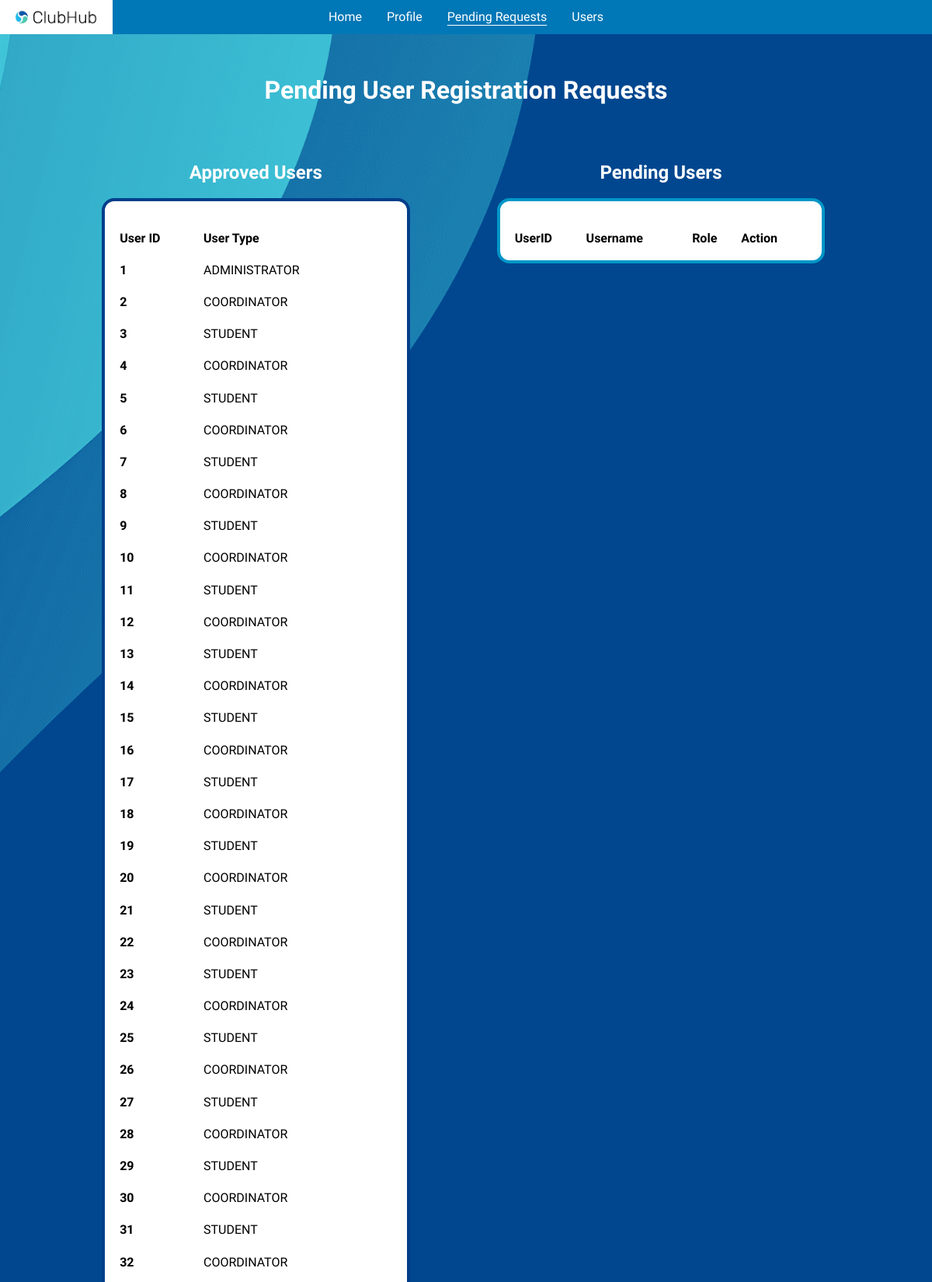
The app's page /admin/users/pending (signed in, upper part) with its own data.
### tables this page shows
CREATE TABLE login (
    user_id             INTEGER         NOT NULL,
    username            TEXT            NOT NULL,
    created             DATETIME        NOT NULL DEFAULT CURRENT_TIMESTAMP,
    updated             DATETIME        NOT NULL DEFAULT CURRENT_TIMESTAMP,
    -----------------------------------------------------------------------
    PRIMARY KEY (username),
    FOREIGN KEY (user_id) REFERENCES users(user_id)
);

CREATE TABLE users (
    user_id             INTEGER         NOT NULL,
    first_name          TEXT,
    last_name           TEXT,
    age                 INTEGER,
    email               TEXT,
    phone               TEXT,
    gender              TEXT,
    password            TEXT            NOT NULL,
    user_type           TEXT            NOT NULL CHECK (user_type IN ('STUDENT', 'COORDINATOR', 'ADMINISTRATOR')),
    approved            TEXT            NOT NULL CHECK (approved IN ('PENDING', 'APPROVED', 'REJECTED')) DEFAULT 'PENDING',
    created             DATETIME        NOT NULL DEFAULT CURRENT_TIMESTAMP,
    updated             DATETIME        NOT NULL DEFAULT CURRENT_TIMESTAMP,
    -----------------------------------------------------------------------
    PRIMARY KEY (user_id)
);

### application/blueprints/admin.py (the view)
@admin.route("/users/pending")
def users_pending():
    invalid = validate_admin_perms(endpoint="/admin/users/pending")
    if invalid:
        return invalid
    approved_users: list[Row] | None = users_info(approved=True, admin_permission=True)
    pending_users: list[Row] | None = users_info(approved=False, admin_permission=True)
    return render_template(
        "html/admin/pending-users.html",
        approved_users=approved_users,
        pending_users=pending_users
    )

### application/__init__.py (called while the page is built)
@app.teardown_appcontext
def close_connection(_exception) -> None:
    db: Connection = getattr(g, "_database", None)
    if db is not None:
        db.close()

### application/util/authentication/page_access.py (called while the page is built)
def validate_access_perms(user_type: str, endpoint: str) -> str | None:
    if "user" not in session:
        error(errtype=Error.RESTRICTED_PAGE_LOGGED_OUT, endpoint=endpoint)
        return render_template("html/misc/home.html")
    current_user_type: str = session["user-type"]
    if current_user_type != user_type:
        errtype: Error = Error[f"RESTRICTED_PAGE_{user_type}"]
        error(errtype=errtype, endpoint=endpoint, user_type=current_user_type)
        return render_template("html/misc/home.html")
    return None

### application/util/db_functions/__init__.py (called while the page is built)
def get_db() -> Connection:
    db: Connection | None = getattr(g, "_database", None)
    if db is None:
        db: Connection = connect(DB_PATH)
        db.row_factory = Row
        g._database = db
    return db

def query_db(query: str, *args, single: Optional[bool] = None) -> list[Row] | Row | None:
    single = False if single is None else single
    cursor: Cursor = get_db().cursor()
    cursor.execute(query, args)
    results: list[Row] = cursor.fetchall()
    cursor.close()
    if not results:
        return None
    return results[0] if single else results

### application/util/db_functions/users.py (called while the page is built, shortened)
def users_info(
        *,
        user_type: Optional[str] = None,
        approved: Optional[bool] = None,
        admin_permission: Optional[bool] = None) -> list[Row] | None:
    selection: str
    if admin_permission:
        selection = "*"
    else:
        selection = "first_name, last_name, age, email, phone, gender"
    results: list[Row] | None
    condition: str
    if user_type is None:
        if approved is None:
            condition = ""
        elif approved:
            condition = "WHERE users.approved='APPROVED'"
        else:
            condition = "WHERE users.approved='PENDING'"
    return query_db(
        f"""
            SELECT {selection}
            FROM users
            FULL OUTER JOIN login
            ON users.user_id = login.user_id
            {condition};
        """
    )

### application/templates/html/admin/pending-users.html (shortened to what this page needs)
{% extends "html/base/base.html" %}
{% block links %}
    <link rel="stylesheet" href="../../../static/css/admin-pending-users.css">
{% endblock %}
{% block header %}
    <header>
        <h1>Pending User Registration Requests</h1>
    </header>
{% endblock %}
{% block content %}
    <div class="pending-users-main">
        <div>
            <h2>Approved Users</h2>
            <table class="first-table">
                <thead>
                    <tr>
                        <th scope="col">User ID</th>
                        <th scope="col">User Type</th>
                    </tr>
                </thead>
                <tbody>
                    {% if approved_users %}
                        {% for user in approved_users %}
                            <tr>
                                <th scope="row">{{ user["user_id"] }}</th>
                                <td>{{ user["user_type"] }}</td>
                            </tr>
                        {% endfor %}
                    {% endif %}
                </tbody>
            </table>
        </div>
        <div>
            <h2>Pending Users</h2>
            <table class="second-table">
                <thead>
                    <tr>
                        <th scope="col">UserID</th>
                        <th scope="col">Username</th>
                        <th scope="col">Role</th>
                        <th scope="col">Action</th>
                    </tr>
                </thead>
            </table>
        </div>
    </div>
{% endblock %}

### application/static/css/base.css (style rules this page uses)
:root { --light-grey: #8a8988; --lighter-grey: #c4c4c4; --even-lighter-grey: #f2f2f2; --cyan: #3bbbd2; --light-blue: #0077b6; --lighter-blue: #0096c7; --even-lighter-blue: #90e0ef; --dark-blue: #023e8a; --darker-blue: #03045e; --lighter-green: #5afa8d; --light-green: #179645; --dark-green: #237543; --light-red: #db5658; --dark-red: #990f0f; --white: #ffffff; --black: #000000; --dark-grey: #1e2e33; --email-red: #f44336; --yt-red: #ff1c04; --pink: #e33667; --turquoise: #028080; }
* { box-sizing: border-box; }
body { scroll-behavior: smooth; margin: 0; padding: 0; background-color: var(--darker-blue); font-family: "Raleway", system-ui, Arial, sans-serif !important; color: var(--white); min-height: 100vh; display: flex; flex-direction: column; overflow-x: hidden; }
::placeholder { opacity: 0.6; }
header h1 { text-align: center; margin: 1.65em 0; }

### application/static/css/admin-pending-users.css (style rules this page uses)
body { background-image: url("../png/blue-background-flipped-xy.png"); background-size: cover; background-position: center center; }
.pending-users-main { display: flex; justify-content: center; padding: 0 2em 2em; gap: 7em; }
.pending-users-main div { flex-grow: 1; display: flex; flex-direction: column; align-items: flex-start; }
.pending-users-main div:first-of-type { align-items: flex-end; }
.pending-users-main div h2 { text-align: center; width: 80%; }
table { padding: 1em; border-radius: 1em; border: 0.25em solid var(--dark-blue); background: var(--white); color: var(--black); width: 80%; text-align: left; margin-bottom: 4em; }
.second-table { border-color: var(--lighter-blue); }
table tr td, table tr th { position: relative; padding-top: 1.2em; }

### records on screen
login: user_id "1", user_type "ADMINISTRATOR"
login: user_id "2", user_type "COORDINATOR"
login: user_id "3", user_type "STUDENT"
login: user_id "4", user_type "COORDINATOR"
login: user_id "5", user_type "STUDENT"
login: user_id "6", user_type "COORDINATOR"
login: user_id "7", user_type "STUDENT"
login: user_id "8", user_type "COORDINATOR"
login: user_id "9", user_type "STUDENT"
login: user_id "10", user_type "COORDINATOR"
login: user_id "11", user_type "STUDENT"
login: user_id "12", user_type "COORDINATOR"
login: user_id "13", user_type "STUDENT"
login: user_id "14", user_type "COORDINATOR"
login: user_id "15", user_type "STUDENT"
login: user_id "16", user_type "COORDINATOR"
login: user_id "17", user_type "STUDENT"
login: user_id "18", user_type "COORDINATOR"
login: user_id "19", user_type "STUDENT"
login: user_id "20", user_type "COORDINATOR"
login: user_id "21", user_type "STUDENT"
login: user_id "22", user_type "COORDINATOR"
login: user_id "23", user_type "STUDENT"
login: user_id "24", user_type "COORDINATOR"
login: user_id "25", user_type "STUDENT"
login: user_id "26", user_type "COORDINATOR"
login: user_id "27", user_type "STUDENT"
login: user_id "28", user_type "COORDINATOR"
login: user_id "29", user_type "STUDENT"
login: user_id "30", user_type "COORDINATOR"
login: user_id "31", user_type "STUDENT"
login: user_id "32", user_type "COORDINATOR"
